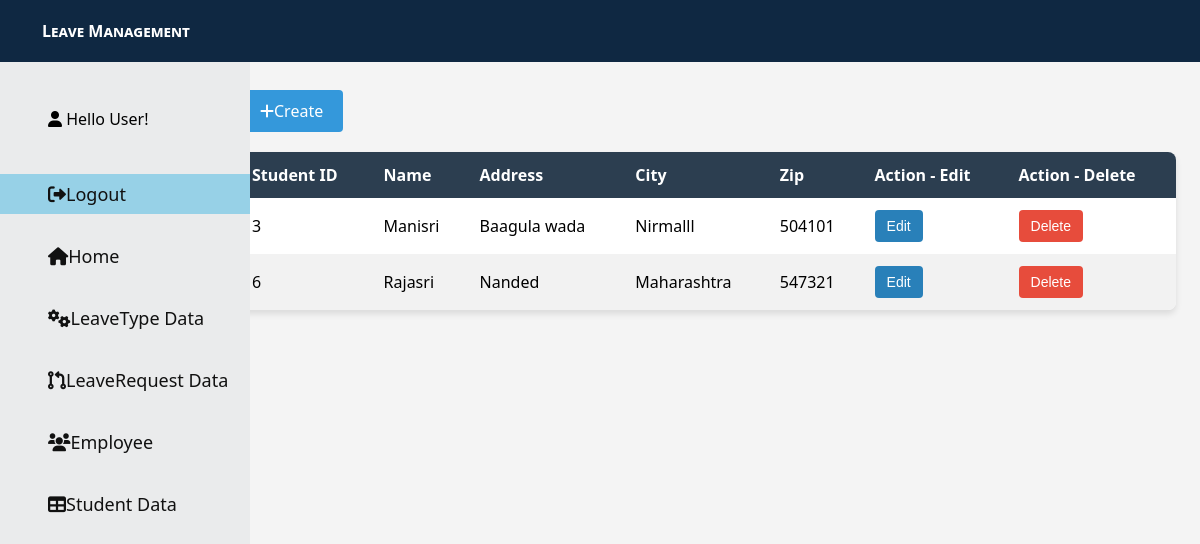
Page /list on the committed database.
### tables this page shows
CREATE TABLE students (name TEXT, addr TEXT, city TEXT, zip TEXT);

### app.py (the view)
@app.route('/list')
def list():
    con = sqlite3.connect("database.db")
    con.row_factory = sqlite3.Row
    cur = con.cursor()
    cur.execute("SELECT rowid, * FROM students")
    rows = cur.fetchall()
    con.close()
    return render_template("list.html",rows=rows)

### templates/list.html (shortened to what this page needs)
<!DOCTYPE html>
<html lang="en">
<head>
</head>
<body>
    {% include 'dashboard.html' %}
    <div class="create-btn">
        <a href="{{ url_for('enternew') }}"><i class="fa-solid fa-plus"></i>Create</a>
    </div>
    <table>
        <thead>
            <tr>
                <th>Student ID</th>
                <th>Name</th>
                <th>Address</th>
                <th>City</th>
                <th>Zip</th>
                <th>Action - Edit</th>
                <th>Action - Delete</th>
            </tr>
        </thead>
        <tbody>
            {% for row in rows %}
            <tr>
                <td>{{ row["rowid"] }}</td>
                <td>{{ row["name"] }}</td>
                <td>{{ row["addr"] }}</td>
                <td>{{ row["city"] }}</td>
                <td>{{ row["zip"] }}</td>
                <td>
                    <form action="{{ url_for('edit') }}" method="POST">
                        <button type="submit" class="action-btn edit-btn">Edit</button>
                    </form>
                </td>
                <td>
                    <form onsubmit="return confirm('Are you sure you want to DELETE this Student from the Database?');"
                        action="{{ url_for('delete') }}" method="POST">
                        <button type="submit" class="action-btn delete-btn">Delete</button>
                    </form>
                </td>
            </tr>
            {% endfor %}
        </tbody>
    </table>
</body>
</html>

### templates/list.html (style rules this page uses)
body { font-family: 'Segoe UI', Tahoma, Geneva, Verdana, sans-serif; background-color: #f4f4f4; margin: 0; padding: 0; }
table { width: 78%; border-collapse: collapse; margin-top: 20px; border-radius: 8px; overflow: hidden; box-shadow: 0 4px 6px rgba(0, 0, 0, 0.1); background-color: #fff; margin-left: 20%; }
th, td { padding: 12px; text-align: left; }
th { background-color: #2c3e50; color: #fff; }
tr:nth-child(even) { background-color: #f2f2f2; }
.action-btn { padding: 8px 12px; border: none; border-radius: 4px; cursor: pointer; transition: background-color 0.3s ease; font-size: 14px; }
.edit-btn { background-color: #2980b9; color: #fff; }
.delete-btn { background-color: #e74c3c; color: #fff; }
.create-btn { margin-bottom: 20px; text-align: left; margin-left: 20%; }
.create-btn a { display: inline-block; padding: 10px 20px; background-color: #3498db; color: #fff; border-radius: 4px; text-decoration: none; transition: background-color 0.3s; }

### rows in the picture
students: rowid "3", name "Manisri", addr "Baagula wada", city "Nirmalll", zip "504101"
students: rowid "6", name "Rajasri", addr "Nanded", city "Maharashtra", zip "547321"

### other values in the picture
{{ "Hello User!" }} "Hello User!"
